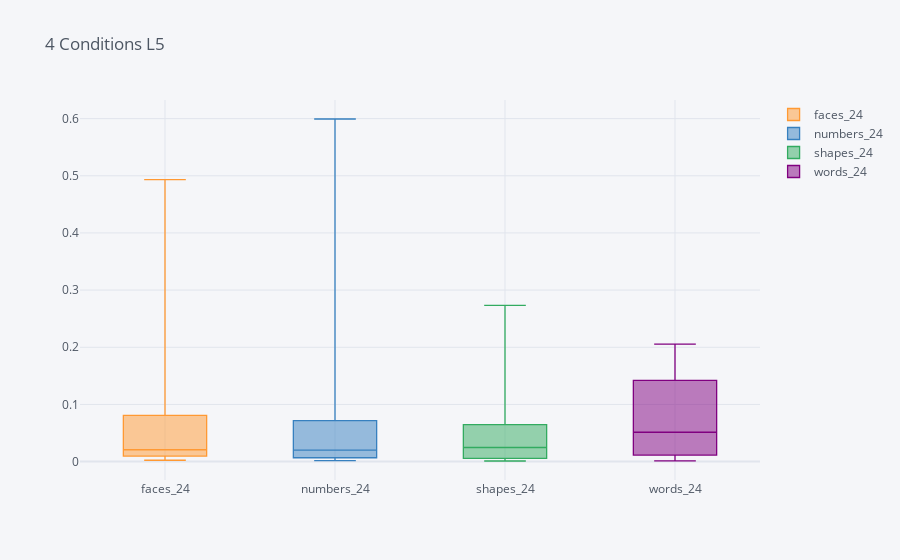

Here is the notebook cell this chart was saved with:
### Code cell
# Creating pandas dataframe from numpy array
L5 = pd.DataFrame({'words_24': words_L5_24num, 'faces_24':faces_L5_24num,'shapes_24':shapes_L5_24num,'numbers_24':numbers_L5_24num})
#print(L5)
L5.iplot(kind='box',title = '4 Conditions L5')

### Figure 1 — Plotly figure (JSON) as saved in the notebook; plotly's stock layout.template omitted (floating-point values rounded to 4 significant figures)
{"data": [{"boxpoints": false, "line": {"width": 1.3}, "marker": {"color": "rgba(255, 153, 51, 1.0)"}, "name": "faces_24", "orientation": "v", "type": "box", "uid": "801ccac3-7d0f-42cb-9aef-a0ed15014cf5", "y": [0.003012, 0.1382, 0.0152, 0.03268, 0.01434, 0.471, 0.07207, 0.01608, 0.002333, 0.4932, 0.02314, 0.009244, 0.005753, 0.03354, 0.08924, 0.09773, 0.02548, 0.009962, 0.01523, 0.003412, 0.04765, 0.01814, 0.006321, 0.1385]}, {"boxpoints": false, "line": {"width": 1.3}, "marker": {"color": "rgba(55, 128, 191, 1.0)"}, "name": "numbers_24", "orientation": "v", "type": "box", "uid": "db6ae093-63f2-4523-8626-3ebd12e4050d", "y": [0.2226, 0.05579, 0.04939, 0.05205, 0.005378, 0.00326, 0.008998, 0.02257, 0.008039, 0.08727, 0.1141, 0.1861, 0.04729, 0.01414, 0.003814, 0.01521, 0.09126, 0.003449, 0.01121, 0.004071, 0.01748, 0.5993, 0.00173, 0.04268]}, {"boxpoints": false, "line": {"width": 1.3}, "marker": {"color": "rgba(50, 171, 96, 1.0)"}, "name": "shapes_24", "orientation": "v", "type": "box", "uid": "aeff6e5e-3047-454e-af43-718d72aa1714", "y": [0.02369, 0.004781, 0.03524, 0.009333, 0.02562, 0.02766, 0.003505, 0.006314, 0.07813, 0.002226, 0.03105, 0.0009949, 0.006547, 0.03519, 0.01653, 0.1011, 0.01727, 0.05104, 0.2733, 0.2266, 0.1893, 0.002031, 0.001076, 0.1152]}, {"boxpoints": false, "line": {"width": 1.3}, "marker": {"color": "rgba(128, 0, 128, 1.0)"}, "name": "words_24", "orientation": "v", "type": "box", "uid": "31f6b08e-d167-425d-a615-ec9ba0e6a900", "y": [0.02574, 0.05416, 0.1988, 0.01108, 0.01155, 0.04153, 0.117, 0.1738, 0.1499, 0.2053, 0.193, 0.01271, 0.006465, 0.04942, 0.04459, 0.00669, 0.05824, 0.1344, 0.06924, 0.001369, 0.05319, 0.1643, 0.006131, 0.007518]}], "layout": {"legend": {"bgcolor": "#F5F6F9", "font": {"color": "#4D5663"}}, "paper_bgcolor": "#F5F6F9", "plot_bgcolor": "#F5F6F9", "title": {"font": {"color": "#4D5663"}, "text": "4 Conditions L5"}, "xaxis": {"gridcolor": "#E1E5ED", "showgrid": true, "tickfont": {"color": "#4D5663"}, "title": {"font": {"color": "#4D5663"}, "text": ""}, "zerolinecolor": "#E1E5ED"}, "yaxis": {"gridcolor": "#E1E5ED", "showgrid": true, "tickfont": {"color": "#4D5663"}, "title": {"font": {"color": "#4D5663"}, "text": ""}, "zerolinecolor": "#E1E5ED"}}}
